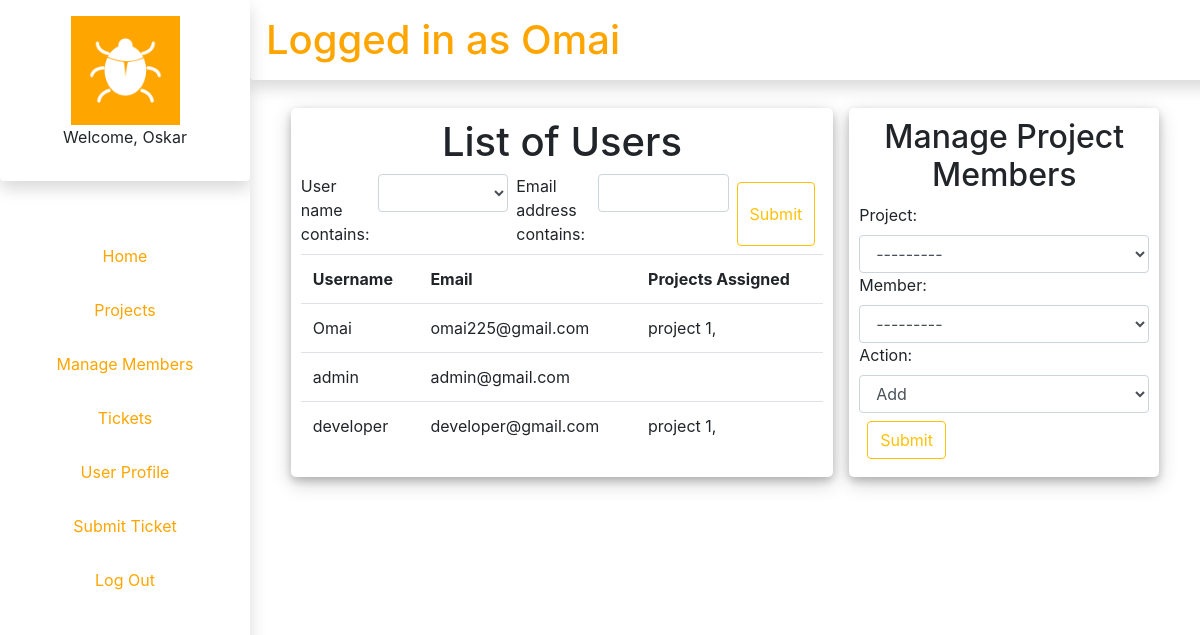
Screenshot of /projects/personnel/ (signed in) with the database file from the repository.
### authenticate/models.py (models this page shows)
class NewUser(AbstractBaseUser, PermissionsMixin):
	email = models.EmailField(_('email address'), unique=True)
	user_name = models.CharField(max_length=150, unique=True)
	first_name = models.CharField(max_length=150, blank=True)
	start_date = models.DateTimeField(default=timezone.now)
	pfp = models.ImageField(default="pfp1.jpg",null=True,blank=True)
	about = models.TextField(_(
		'about'), max_length=150, blank=True)
	is_staff = models.BooleanField(default=False)
	is_active = models.BooleanField(default=True)
	objects = CustomAccountManager()
	USERNAME_FIELD = "email"
	REQUIRED_FIELDS = ['user_name', 'first_name']
	def __str__(self):
		return self.user_name

### projects/models.py (models this page shows, shortened)
class ProjectMember(models.Model):
	project = models.ForeignKey(Project, on_delete=models.CASCADE,related_name="medium_project")
	member = models.ForeignKey(settings.AUTH_USER_MODEL, on_delete=models.CASCADE, related_name="medium_member")
	class Meta:
		unique_together = ["project","member"]

class Project(models.Model):
	submitter = models.ForeignKey(settings.AUTH_USER_MODEL, on_delete=models.CASCADE , related_name= "projects_created")
	name = models.CharField(max_length=64)
	description = models.CharField(max_length=1000)
	class Meta:
		unique_together = ["name", 'submitter']
	def __str__(self):
		return u'{0}'.format(str(self.id) + ": " + self.name)

### authenticate/decorators.py (the view)
		def wrapper_func(request, *args,**kwargs):
			group = None
			if request.user.groups.exists():
				group = request.user.groups.all()[0].name
			if group in allowed_roles:
				return view_func(request,*args,**kwargs)
			else:
				return HttpResponse("You are not authorized to view this page")

### projects/forms.py
class AssignProjectForm(forms.Form):
	actionChoices = (
		('0',u'Add'),
		('1',u'Remove')
		)
	project = forms.ModelChoiceField(queryset= Project.objects.all(), label=None)
	project.widget.attrs['class'] = 'form-control'
	member = forms.ModelChoiceField(queryset= NewUser.objects.filter(groups__name__in=['admin','developer']), label=None)
	member.widget.attrs['class']='form-control'
	action = forms.ChoiceField(required = True, choices= actionChoices)
	action.widget.attrs['class']='form-control'
	class Meta:
		model = ProjectMember
		fields = ['project','member']

### projects/templates/personnel/index.html (shortened to what this page needs)
{% extends "authenticate/layout.html" %}
{% block body %}
	<div>
		<div class="d-flex align-items-stretch justify-content-center">
			<div class="table_card col-sm-7 m-2">
				<h1 class="text-center">List of Users</h1>
				<form method="get">
					<div class="d-flex align-items-stretch">
						{{user_filter.form}}
						<button  class="btn btn-outline-warning m-2" type="submit">Submit</button>
					</div>
				</form>
				<div>
					<table class="table">
						<tr>
							<th scope="col">Username</th>
							<th scope="col">Email</th>
							<th scope="col">Projects Assigned</th>
						</tr>
					{% for user in user_list %}
						<tr>
							<td scope="row">{{user.user_name}}</td>
							<td>{{user.email}}</td>
							<td>
							{% for instance in user.medium_member.all %}
								{{instance.project.name}},
							{%endfor%}
							</td>
						</tr>
					{%endfor%}
					</table>
				</div>
			</div>
			<div class="form_card col-sm-4 m-2">
				<h2 class="text-center">Manage Project Members</h2>
				<form method="post" action="{% url 'projects:personnel' %}">
					{{form}}
					<button class="btn btn-outline-warning m-2" type="submit">Submit</button>
				</form>
			</div>
		</div>
	</div>
{% endblock %}

### authenticate/templates/authenticate/layout.html (shortened to what this page needs)
{% load static %}
<!DOCTYPE html>
<html>
<head>
	<link rel="stylesheet" href="https://stackpath.bootstrapcdn.com/bootstrap/4.3.1/css/bootstrap.min.css">
	<link rel="stylesheet" type= "text/css" href="{% static '/css/style.css' %}?{% now 'U' %}">
</head>
<body>
	<div id="nav" class="shadow">
		<ul>
			<div class="shadow p-3 mb-5 rounded">
				<img src="{%static 'logo.png' %}">
				<p>Welcome, {{user.first_name}}</p>
			</div>
			{%if request.user.is_superuser%}
				<li><a href="{%url 'authenticate:home' %}">Home</a></li>
				<li><a href="{%url 'projects:index' %}">Projects</a></li>
				<li><a href="{%url 'projects:personnel' %}">Manage Members</a></li>
			{%endif%}
			{%if request.user.is_staff%}
				<li><a href="{%url 'tickets:index' %}">Tickets</a></li>
			{%endif%}
				<li><a href="{%url 'user_profile:index' %}">User Profile</a></li>
				<li><a href="{%url 'tickets:submit' %}">Submit Ticket</a></li>
				<li><a href="{%url 'authenticate:logout' %}">Log Out</a></li>
		</ul>
	</div>
	<div id="header" class="shadow p-3 mb-5 rounded">
		<h1>Logged in as {{user.user_name}}</h1>
	</div>
	<div id="main">
		{% block body%}
		{%endblock%}
	</div>
</body>
</html>

### static/css/style.css (style rules this page uses)
html { height:100%; width:100%; }
.table_card { width: 100%; margin-top: 10px; margin-bottom: auto; background: white; position: relative; display: flex; justify-content: center; flex-direction: column; padding: 10px; box-shadow: 0 4px 8px 0 rgba(0, 0, 0, 0.2), 0 6px 20px 0 rgba(0, 0, 0, 0.19); -webkit-box-shadow: 0 4px 8px 0 rgba(0, 0, 0, 0.2), 0 6px 20px 0 rgba(0, 0, 0, 0.19); -moz-box-shadow: 0 4px 8px 0 rgba(0, 0, 0, 0.2), 0 6px 20px 0 rgba(0, 0, 0, 0.19); border-radius: 5px; }
.form_card { width: 350; margin-top: 10px; margin-bottom: auto; background: white; position: relative; display: flex; justify-content: center; flex-direction: column; padding: 10px; box-shadow: 0 4px 8px 0 rgba(0, 0, 0, 0.2), 0 6px 20px 0 rgba(0, 0, 0, 0.19); -webkit-box-shadow: 0 4px 8px 0 rgba(0, 0, 0, 0.2), 0 6px 20px 0 rgba(0, 0, 0, 0.19); -moz-box-shadow: 0 4px 8px 0 rgba(0, 0, 0, 0.2), 0 6px 20px 0 rgba(0, 0, 0, 0.19); border-radius: 5px; }
#nav { height:100%; width:250px; position:fixed; z-index:1; top:0; left:0; overflow:hidden; background-color:white; text-align: center; }
#nav ul img { height:50%; width:50%; right:0; background-color: orange; }
#nav ul { margin: 0px; padding: 0px; }
#nav ul li { list-style-type: none; }
#nav ul li a { padding: 15px; display: block; background-color:white; color: orange; text-decoration:none; transition: .5s background-color; }
#header { top:0; margin-left:250px !important; width:100%; height:80px; position:fixed; color:orange; }
#main { margin-left:250px; margin-top:100px; padding:0px 10px; }

### rows the page displays
NewUser: first_name "Oskar", user_name "Omai", email "omai225@gmail.com"
ProjectMember: project.name "project 1"
NewUser: user_name "admin", email "admin@gmail.com"
NewUser: user_name "developer", email "developer@gmail.com"
ProjectMember: project.name "project 1"
